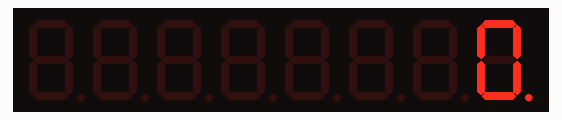
This sketch was run on a simulated Arduino Uno, built with avr-gcc and run on an emulated ATmega328P. Shown: 8-digit seven-segment display.

Above: at 0.1 s.
At 1.6 s:
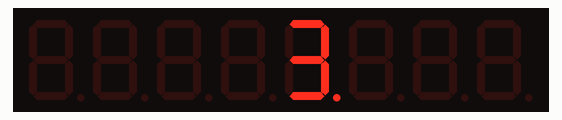
At 3.1 s:
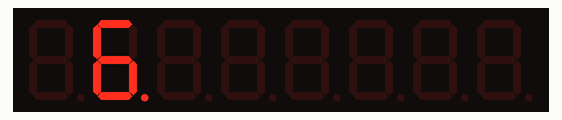
At 6.1 s:
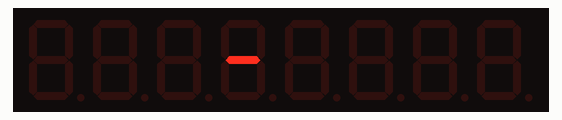
At 9.1 s:
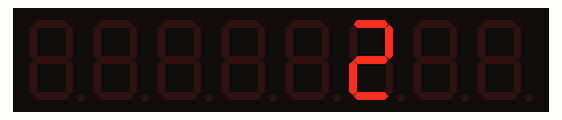
At 12.1 s:
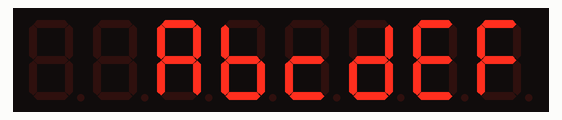

Measured:
- by itself, everything shown: repeats every 12.5 s, in 26 steps
- what the display in image 1 shows lasts 0.5 s, from 1.5 s to 2.0 s

The sketch:

listing8-1.ino
```cpp
// listing 8-1
#include "LedControl.h" //  need the library
LedControl lc = LedControl(12, 11, 10, 1);
void setup()
{
  lc.shutdown(0, false);  // enable display
  lc.setIntensity(0, 3);  // sets brightness
  lc.clearDisplay(0);     // clear screen
}

void loop()
{
  // numbers with decimal point
  for (int a = 0; a < 8; a++)
  {
    lc.setDigit(0, a, a, true);
    delay(500);
    lc.clearDisplay(0);// clear screen
  }
  // dashes
  for (int a = 0; a < 8; a++)
  {
    lc.setChar(0, a, '-', false);
    delay(500);
    lc.clearDisplay(0);// clear screen
  }
  // numbers without decimal point
  for (int a = 0; a < 8; a++)
  {
    lc.setDigit(0, a, a, false);
    delay(500);
    lc.clearDisplay(0);// clear screen
  }
  // display "abcdef"
  lc.setDigit(0, 5, 10, false);
  lc.setDigit(0, 4, 11, false);
  lc.setDigit(0, 3, 12, false);
  lc.setDigit(0, 2, 13, false);
  lc.setDigit(0, 1, 14, false);
  lc.setDigit(0, 0, 15, false);
  delay(500);
  lc.clearDisplay(0);// clear screen
}
```
